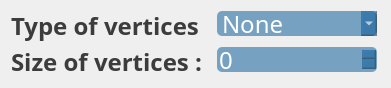
   <widget class="QWidget" name="layoutWidget">
    <property name="geometry">
     <rect>
      <x>820</x>
      <y>530</y>
      <width>391</width>
      <height>72</height>
     </rect>
    </property>
    <layout class="QFormLayout" name="formLayout_10">
     <item row="0" column="0">
      <widget class="QLabel" name="label_8">
       <property name="minimumSize">
        <size>
         <width>200</width>
         <height>30</height>
        </size>
       </property>
       <property name="maximumSize">
        <size>
         <width>200</width>
         <height>30</height>
        </size>
       </property>
       <property name="font">
        <font>
         <family>Kohinoor Telugu</family>
         <pointsize>18</pointsize>
         <bold>true</bold>
        </font>
       </property>
       <property name="styleSheet">
        <string notr="true">color: rgb(60, 60, 60);</string>
       </property>
       <property name="text">
        <string>Type of vertices  : </string>
       </property>
      </widget>
     </item>
     <item row="0" column="1">
      <widget class="QComboBox" name="type_projection_3">
       <property name="minimumSize">
        <size>
         <width>160</width>
         <height>25</height>
        </size>
       </property>
       <property name="maximumSize">
        <size>
         <width>160</width>
         <height>25</height>
        </size>
       </property>
       <property name="font">
        <font>
         <family>Kohinoor Telugu</family>
         <pointsize>18</pointsize>
        </font>
       </property>
       <property name="layoutDirection">
        <enum>Qt::LeftToRight</enum>
       </property>
       <property name="styleSheet">
        <string notr="true">background-color: rgba(0, 83, 147, 128);
selection-color: rgb(0, 84, 147);
alternate-background-color: rgb(79, 143, 0);
color: rgb(255, 255, 255);
border-radius: 5px;</string>
       </property>
       <item>
        <property name="text">
         <string>None</string>
        </property>
       </item>
       <item>
        <property name="text">
         <string>Square</string>
        </property>
       </item>
       <item>
        <property name="text">
         <string>Circle</string>
        </property>
       </item>
      </widget>
     </item>
     <item row="1" column="0">
      <widget class="QLabel" name="label_7">
       <property name="minimumSize">
        <size>
         <width>200</width>
         <height>30</height>
        </size>
       </property>
       <property name="maximumSize">
        <size>
         <width>200</width>
         <height>30</height>
        </size>
       </property>
       <property name="font">
        <font>
         <family>Kohinoor Telugu</family>
         <pointsize>18</pointsize>
         <bold>true</bold>
        </font>
       </property>
       <property name="styleSheet">
        <string notr="true">color: rgb(60, 60, 60);</string>
       </property>
       <property name="text">
        <string>Size of vertices : </string>
       </property>
      </widget>
     </item>
     <item row="1" column="1">
      <widget class="QSpinBox" name="size_vert">
       <property name="minimumSize">
        <size>
         <width>160</width>
         <height>25</height>
        </size>
       </property>
       <property name="maximumSize">
        <size>
         <width>160</width>
         <height>25</height>
        </size>
       </property>
       <property name="font">
        <font>
         <family>Kohinoor Telugu</family>
         <pointsize>18</pointsize>
        </font>
       </property>
       <property name="styleSheet">
        <string notr="true">background-color: rgba(0, 83, 147, 128);
color: rgb(255, 255, 255);
border-radius: 5px;</string>
       </property>
      </widget>
     </item>
    </layout>
   </widget>
